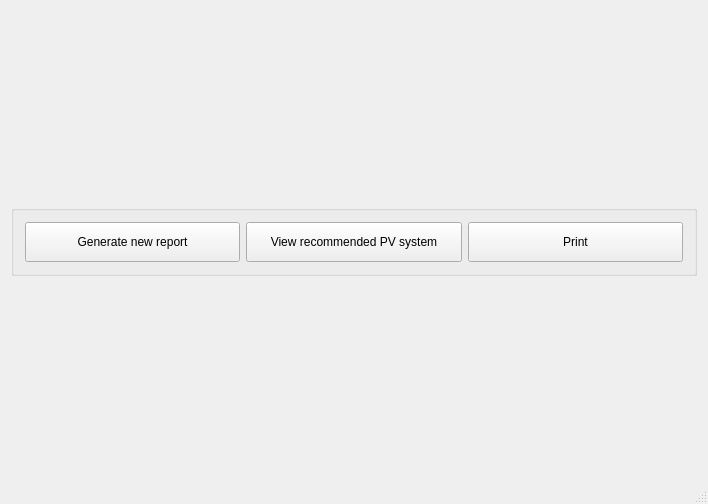
<?xml version="1.0" encoding="UTF-8"?>
<ui version="4.0">
 <class>MainWindow</class>
 <widget class="QMainWindow" name="MainWindow">
  <property name="geometry">
   <rect>
    <x>0</x>
    <y>0</y>
    <width>708</width>
    <height>504</height>
   </rect>
  </property>
  <property name="windowTitle">
   <string>MainWindow</string>
  </property>
  <property name="windowIcon">
   <iconset resource="resource.qrc">
    <normaloff>:/resources/images/solar-energy-icon.png</normaloff>:/resources/images/solar-energy-icon.png</iconset>
  </property>
  <property name="iconSize">
   <size>
    <width>32</width>
    <height>32</height>
   </size>
  </property>
  <widget class="QWidget" name="centralWidget">
   <layout class="QHBoxLayout" name="horizontalLayout_2">
    <item>
     <widget class="QGroupBox" name="groupBox">
      <property name="sizePolicy">
       <sizepolicy hsizetype="Preferred" vsizetype="Fixed">
        <horstretch>0</horstretch>
        <verstretch>0</verstretch>
       </sizepolicy>
      </property>
      <property name="minimumSize">
       <size>
        <width>381</width>
        <height>71</height>
       </size>
      </property>
      <property name="title">
       <string/>
      </property>
      <layout class="QHBoxLayout" name="horizontalLayout">
       <item>
        <widget class="QPushButton" name="newReportPushButton">
         <property name="sizePolicy">
          <sizepolicy hsizetype="Minimum" vsizetype="Preferred">
           <horstretch>0</horstretch>
           <verstretch>0</verstretch>
          </sizepolicy>
         </property>
         <property name="text">
          <string>Generate new report</string>
         </property>
         <property name="icon">
          <iconset resource="resource.qrc">
           <normaloff>:/resources/images/newspaper.png</normaloff>:/resources/images/newspaper.png</iconset>
         </property>
         <property name="iconSize">
          <size>
           <width>32</width>
           <height>32</height>
          </size>
         </property>
        </widget>
       </item>
       <item>
        <widget class="QPushButton" name="viewRecommendedPushButton">
         <property name="sizePolicy">
          <sizepolicy hsizetype="Minimum" vsizetype="Preferred">
           <horstretch>0</horstretch>
           <verstretch>0</verstretch>
          </sizepolicy>
         </property>
         <property name="text">
          <string>View recommended PV system</string>
         </property>
         <property name="icon">
          <iconset resource="resource.qrc">
           <normaloff>:/resources/images/view.png</normaloff>:/resources/images/view.png</iconset>
         </property>
         <property name="iconSize">
          <size>
           <width>32</width>
           <height>32</height>
          </size>
         </property>
        </widget>
       </item>
       <item>
        <widget class="QPushButton" name="printPushButton">
         <property name="sizePolicy">
          <sizepolicy hsizetype="Minimum" vsizetype="Preferred">
           <horstretch>0</horstretch>
           <verstretch>0</verstretch>
          </sizepolicy>
         </property>
         <property name="text">
          <string>Print</string>
         </property>
         <property name="icon">
          <iconset resource="resource.qrc">
           <normaloff>:/resources/images/printer.png</normaloff>:/resources/images/printer.png</iconset>
         </property>
         <property name="iconSize">
          <size>
           <width>32</width>
           <height>32</height>
          </size>
         </property>
        </widget>
       </item>
      </layout>
     </widget>
    </item>
   </layout>
  </widget>
  <widget class="QMenuBar" name="menuBar">
   <property name="geometry">
    <rect>
     <x>0</x>
     <y>0</y>
     <width>708</width>
     <height>21</height>
    </rect>
   </property>
  </widget>
  <widget class="QStatusBar" name="statusBar"/>
 </widget>
 <layoutdefault spacing="6" margin="11"/>
 <resources>
  <include location="resource.qrc"/>
 </resources>
 <connections/>
</ui>
